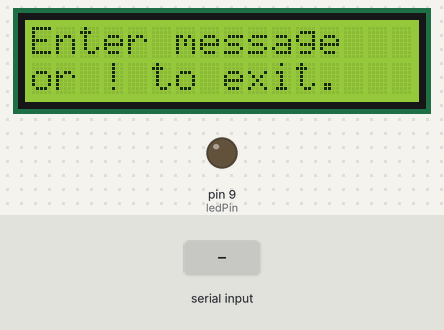
Bench run of a sketch on a simulated Arduino Uno, built with avr-gcc and run on an emulated ATmega328P. On the bench: 16×2 character LCD, output pins drawn as LEDs (lit = HIGH). The test bench sets the inputs (shaded band). What the sketch prints to the serial monitor is not drawn.

Above: at 1.2 s.
1.3 s: "!" received over Serial
At 1.9 s:
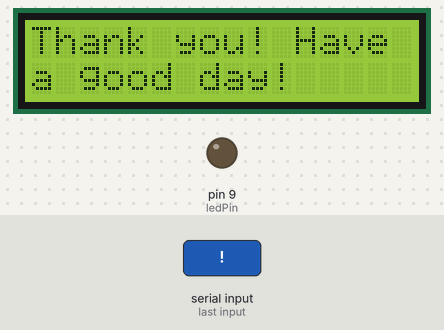
Timing chart, 0 to 4.3 s (numbered marks = the images above; inputs shaded):
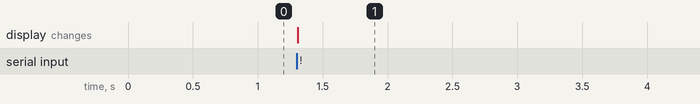

The sketch:

morse_code.ino
```cpp
// include LCD library
#include <LiquidCrystal.h>

// initialized LCD interface pins
LiquidCrystal lcd(12, 11, 5, 4, 3, 2);

// declare which pin the LED is connected to
unsigned int ledPin = 9;

// array of morse codes for alphabets
char *letters[] = {
  ".-",   // a
  "-...", // b
  "-.-.", // c
  "-..",  // d
  ".",    // e
  "..-.", // f
  "--.",  // g
  "....", // h
  "..",   // i
  ".---", // j
  "-.-",  // k
  ".-..", // l
  "--",   // m
  "-.",   // n
  "---",  // o
  ".--.", // p
  "--.-", // q
  ".-.",  // r
  "...",  // s
  "-",    // t
  "..-",  // u
  "...-", // v
  ".--",  // w
  "-..-", // x
  "-.--", // y
  "--.."  // z
};

unsigned int blinkDuration = 200;
bool done = false;

void setup() {
  // set the LED to output
  pinMode(ledPin, OUTPUT);

  // open the serial port
  Serial.begin(9600);
  Serial.println("Enter message or ! to exit");

  // initialize and print to the LCD
  lcd.begin(16, 2);
  lcd.print("Enter message");

  lcd.setCursor(0,1);
  lcd.print("or ! to exit.");
}

void loop() {
  char ch;

  // main loop that keeps running until the sentinel "!" is entered
  while (!done) {
    if (Serial.available() > 0) {

      // clears the lcd
      lcd.clear();

      // read char
      ch = Serial.read();

      // handle upper case letters
      if (ch >= 'A' && ch <= 'Z') {
        outputMorse(ch, letters[ch - 'A']);
      }

      // handle lower case letters
      if (ch >= 'a' && ch <= 'z') {
        outputMorse(ch, letters[ch - 'a']);
      }

      // handle spaces
      else if (ch == ' ') {
        // Put space between two words in a message...equal to seven dots
        delay(blinkDuration * 7);
      }

      // handle exit condition
      else if (ch == '!') {
        done = true;
        Serial.println("Thank you for using morse code! Have a good day!");

        lcd.clear();
        lcd.print("Thank you! Have");

        lcd.setCursor(0,1);
        lcd.print("a good day!");

      }
    }
  }
}

void outputMorse(char ch, char *morseCode) {

  // print the char and corresponding morse code to the LCD
  lcd.clear();
  lcd.print(ch);
  lcd.setCursor(0,1);
  lcd.print(morseCode);

  // loop through the morse code and send the type of signal to the LED
  for (int i = 0; i < sizeof(morseCode) + 1; i++) {
    blinkType(morseCode[i]);
  }

  // delay until next letter
  delay(blinkDuration * 3);
}

void blinkType(char morse) {

  // turn the LED on
  digitalWrite(ledPin, HIGH);

  if (morse == '.') {
    delay(blinkDuration);
  } else {
    delay(blinkDuration * 3);
  }

  // turn the LED off
  digitalWrite(ledPin, LOW);

  // delay until the next code
  delay(blinkDuration);
}
```

Measured:
- after the input at 1.3 s, the display: changes at once (image 1)
